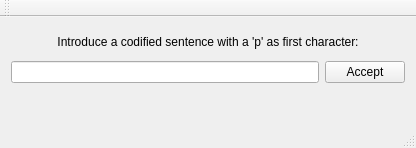
<?xml version="1.0" encoding="UTF-8"?>
<ui version="4.0">
 <class>Window</class>
 <widget class="QMainWindow" name="Window">
  <property name="geometry">
   <rect>
    <x>0</x>
    <y>0</y>
    <width>416</width>
    <height>148</height>
   </rect>
  </property>
  <property name="windowTitle">
   <string>Window</string>
  </property>
  <widget class="QWidget" name="centralWidget">
   <layout class="QVBoxLayout" name="verticalLayout">
    <item>
     <widget class="QLabel" name="label_2">
      <property name="text">
       <string>Introduce a codified sentence with a 'p' as first character:</string>
      </property>
      <property name="alignment">
       <set>Qt::AlignCenter</set>
      </property>
     </widget>
    </item>
    <item>
     <layout class="QHBoxLayout" name="horizontalLayout">
      <item>
       <widget class="QLineEdit" name="text"/>
      </item>
      <item>
       <widget class="QPushButton" name="pushButton">
        <property name="text">
         <string>Accept</string>
        </property>
       </widget>
      </item>
     </layout>
    </item>
    <item>
     <widget class="QLabel" name="result">
      <property name="text">
       <string/>
      </property>
      <property name="alignment">
       <set>Qt::AlignCenter</set>
      </property>
     </widget>
    </item>
   </layout>
  </widget>
  <widget class="QMenuBar" name="menuBar">
   <property name="geometry">
    <rect>
     <x>0</x>
     <y>0</y>
     <width>416</width>
     <height>20</height>
    </rect>
   </property>
  </widget>
  <widget class="QToolBar" name="mainToolBar">
   <attribute name="toolBarArea">
    <enum>TopToolBarArea</enum>
   </attribute>
   <attribute name="toolBarBreak">
    <bool>false</bool>
   </attribute>
  </widget>
  <widget class="QStatusBar" name="statusBar"/>
 </widget>
 <layoutdefault spacing="6" margin="11"/>
 <resources/>
 <connections/>
</ui>
